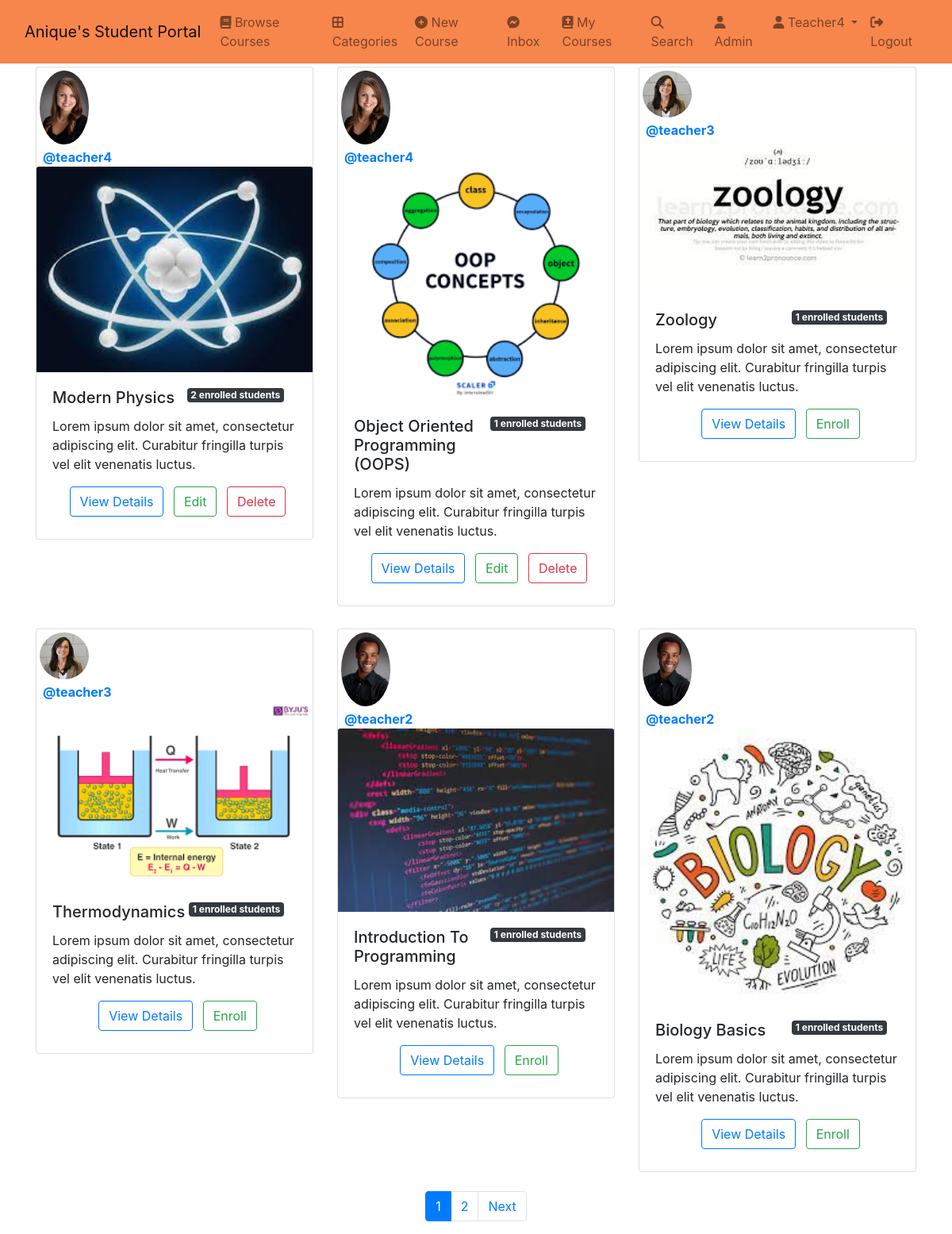
The page /course/browse_courses/ (signed in) on the database its author committed.
### classroom/models.py (models this page shows, shortened)
class Course(models.Model):
    id = models.UUIDField(primary_key=True, default=uuid.uuid4, editable=False)
    announcements = models.ManyToManyField(Announcement)
    picture = models.ImageField(upload_to=course_directory_path)
    title = models.CharField(max_length=100, verbose_name='Title')
    description = models.TextField()
    category = models.ForeignKey(Category, on_delete=models.CASCADE)
    syllabus = RichTextField()
    user = models.ForeignKey(
        User, on_delete=models.CASCADE, related_name='course_owner')
    enrolled = models.ManyToManyField(User)
    modules = models.ManyToManyField(Module)
    questions = models.ManyToManyField(CourseQuestion)
    created_at = models.DateTimeField(auto_now_add=True)

### authy/models.py (models this page shows, shortened)
class Profile(models.Model):
	user = models.OneToOneField(User, on_delete=models.CASCADE, related_name='profile')
	full_name = models.CharField(max_length=50, null=True, blank=True)
	location = models.CharField(max_length=50, null=True, blank=True)
	url = models.CharField(max_length=80, null=True, blank=True)
	profile_info = models.TextField(max_length=1500, null=True, blank=True)
	created = models.DateField(auto_now_add=True)
	picture = models.ImageField(upload_to=user_directory_path_profile, blank=True, null=True, verbose_name='Picture')
	banner = models.ImageField(upload_to=user_directory_path_banner, blank=True, null=True, verbose_name='Banner')

### classroom/views.py (the view)
# urls.py: path("browse_courses/", browse_courses, name='browse-courses'),
def browse_courses(request):
    courses = Course.objects.exclude(
        enrolled=request.user).order_by('-created_at')
    default_page = 1
    page = request.GET.get('page', default_page)
    courses_per_page = 6
    paginator = Paginator(courses, courses_per_page)
    try:
        courses_page = paginator.page(page)
    except PageNotAnInteger:
        courses_page = paginator.page(default_page)
    except EmptyPage:
        courses_page = paginator.page(paginator.num_pages)
    context = {
        'courses_page': courses_page,
    }
    return render(request, 'classroom/browse_courses.html', context)

### student_portal/templates/classroom/browse_courses.html (shortened to what this page needs)
{% extends 'base.html' %} {% block content %}{% load static %}
<div class="container">
  <div class="row">
    {% for course in courses_page %}
    <div class="col-sm-4 col-md-4 mb-4">
      <div class="card mt-1">
        {% if course.user.profile.picture %}
        <img
          class="card-img-right rounded-circle img-fluid p-lg-1"
          style="height: 1%; width: 20%"
          src="{{course.user.profile.picture.url}}"
          alt="Card image cap"
        />
        {% endif %}
        <a
          href="{% url 'user-profile' course.user.username %}"
          style="text-decoration: none"
          class="pl-2"
          ><strong>@{{course.user.username}}</strong></a
        >
        {% if course.picture.url %}
        <img
          class="card-img-top"
          src="{{course.picture.url}}"
          alt="Card image
            cap"
        />
        {% endif %}
        <div class="card-body">
          <p class="badge bg-dark float-end mb-3 mr-3">
            {{course.enrolled.count}} enrolled students
          </p>
          <h5 class="card-title">{{ course.title }}</h5>
          <p class="card-text">{{ course.description }}</p>
          <div class="text-center">
            <a
              href="{% url 'course-detail' course.id %}"
              class="btn btn-outline-primary ml-2 mb-2"
              >View Details</a
            >
            {% if request.user == course.user %}
            <a
              href="{% url 'edit-course' course.id %}"
              class="btn btn-outline-success ml-2 mb-2"
              >Edit</a
            >
            <button
              type="button"
              class="btn btn-outline-danger ml-2 mb-2"
              data-toggle="modal"
              data-target="#exampleModal{{course.id}}"
            >
              Delete
            </button>
            {% else %} {% if course in enrolled_courses %}
            <a
              href="{% url 'unenroll' course.id %}"
              class="btn btn-outline-danger ml-2 mb-2"
              >Unenroll</a
            >
            {% else %}
            <a
              href="{% url 'enroll' course.id %}"
              class="btn btn-outline-success ml-2 mb-2"
              >Enroll</a
            >
            {% endif %} {% endif %}
          </div>
        </div>
      </div>
    </div>
    {% endfor %}
  </div>
</div>
{% block pagination %} {% if courses_page.has_other_pages %}
<nav aria-label="Page navigation example">
  <ul class="pagination justify-content-center">
     {% for page_number in courses_page.paginator.page_range %}
    {% if courses_page.number == page_number %}
    <li class="page-item active">
      <a class="page-link" href="?page={{ page_number }}">
        {{page_number}}
      </a>
    </li>
    {% else %}
    <li class="page-item">
      <a class="page-link" href="?page={{ page_number }}">{{page_number}}</a>
    </li>
    {% endif %} {% endfor %} {% if courses_page.has_next %}
    <li class="page-item">
      <a
        class="page-link"
        href="?page={{ courses_page.next_page_number }}"
        tabindex="-1"
        >Next</a
      >
    </li>
    {% endif %}
  </ul>
</nav>
{% endif %} {% endblock pagination %} {% endblock content %}

### student_portal/templates/base.html (shortened to what this page needs)
{% load static %}
<!DOCTYPE html>
<html lang="en">
  <head>
    <link
      href="https://cdn.jsdelivr.net/npm/bootstrap@5.0.2/dist/css/bootstrap.min.css"
      rel="stylesheet"
    />
    <link
      rel="stylesheet"
      href="https://cdnjs.cloudflare.com/ajax/libs/font-awesome/6.1.1/css/all.min.css"
    />
    <link
      rel="stylesheet"
      href="https://stackpath.bootstrapcdn.com/bootstrap/4.3.1/css/bootstrap.min.css"
    />
  </head>
  <body>
    <nav
      class="navbar navbar-expand-lg navbar-light"
      style="background: #f7864d"
    >
      <div class="container-fluid">
        <a class="navbar-brand" href="{% url 'index' %}"
          >Anique's Student Portal</a
        >
        <div class="collapse navbar-collapse" id="navbarSupportedContent">
          <ul class="navbar-nav me-auto mb-2 mb-lg-0">
            <li class="nav-item">
              <a class="nav-link" href="{% url 'browse-courses' %}"
                ><i class="fa fa-book"></i> Browse Courses</a
              >
            </li>
            <li class="nav-item">
              <a class="nav-link" href="{% url 'categories' %}"
                ><i class="fas fa-border-all"></i> Categories</a
              >
            </li>
            <li class="nav-item">
              <a class="nav-link" href="{% url 'new-course' %}"
                ><i class="fa fa-plus-circle"></i> New Course</a
              >
            </li>
            <li class="nav-item">
              <a class="nav-link" href="{% url 'inbox' %}"
                ><i class="fa-brands fa-facebook-messenger"></i> Inbox
              </a>
            </li>
            <li class="nav-item">
              <a class="nav-link" href="{% url 'my-courses' %}"
                ><i class="fa-solid fa-book-bible"></i> My Courses</a
              >
            </li>
            <li class="nav-item">
              <a class="nav-link" href="{% url 'search' %}"
                ><i class="fa-solid fa-search"></i> Search</a
              >
            </li>
            {% if request.user.is_superuser %}
            <li class="nav-item">
              <a class="nav-link" href="/admin"
                ><i class="fa fa-user"></i> Admin</a
              >
            </li>
            {% endif %}
            <li class="nav-item dropdown">
              <a
                class="nav-link dropdown-toggle"
                href="#"
                id="navbarDropdown"
                role="button"
                data-bs-toggle="dropdown"
                aria-expanded="false"
              >
                <i class="fa fa-user"></i> {{request.user.username|capfirst}}
              </a>
            </li>
            <li class="nav-item">
              <a class="nav-link" href="{% url 'logout' %}"
                ><i class="fa-solid fa-right-from-bracket"></i> Logout</a
              >
            </li>
          </ul>
        </div>
      </div>
    </nav>
    {% block content %} {% block pagination %} {% endblock pagination %} {% endblock content %}
  </body>
</html>

### rows shown on the page
Course: user.profile.picture (placeholder picture), user.username "teacher4", picture (picture), enrolled.count "2", title "Modern Physics", description "Lorem ipsum dolor sit amet, consectetur adipiscing elit. Curabitur fringilla turpis vel elit venenatis luctus."
Course: user.profile.picture (placeholder picture), user.username "teacher4", picture (picture), enrolled.count "1", title "Object Oriented Programming (OOPS)", description "Lorem ipsum dolor sit amet, consectetur adipiscing elit. Curabitur fringilla turpis vel elit venenatis luctus."
Course: user.profile.picture (placeholder picture), user.username "teacher3", picture (picture), enrolled.count "1", title "Zoology", description "Lorem ipsum dolor sit amet, consectetur adipiscing elit. Curabitur fringilla turpis vel elit venenatis luctus.", shows "Enroll"
Course: user.profile.picture (placeholder picture), user.username "teacher3", picture (picture), enrolled.count "1", title "Thermodynamics", description "Lorem ipsum dolor sit amet, consectetur adipiscing elit. Curabitur fringilla turpis vel elit venenatis luctus.", shows "Enroll"
Course: user.profile.picture (placeholder picture), user.username "teacher2", picture (picture), enrolled.count "1", title "Introduction To Programming", description "Lorem ipsum dolor sit amet, consectetur adipiscing elit. Curabitur fringilla turpis vel elit venenatis luctus.", shows "Enroll"
Course: user.profile.picture (placeholder picture), user.username "teacher2", picture (picture), enrolled.count "1", title "Biology Basics", description "Lorem ipsum dolor sit amet, consectetur adipiscing elit. Curabitur fringilla turpis vel elit venenatis luctus.", shows "Enroll"

### other values the page prints
{{ request.user.username|capfirst }} "Teacher4"
{{ page_number }} "1"
{{ page_number }} "2"
